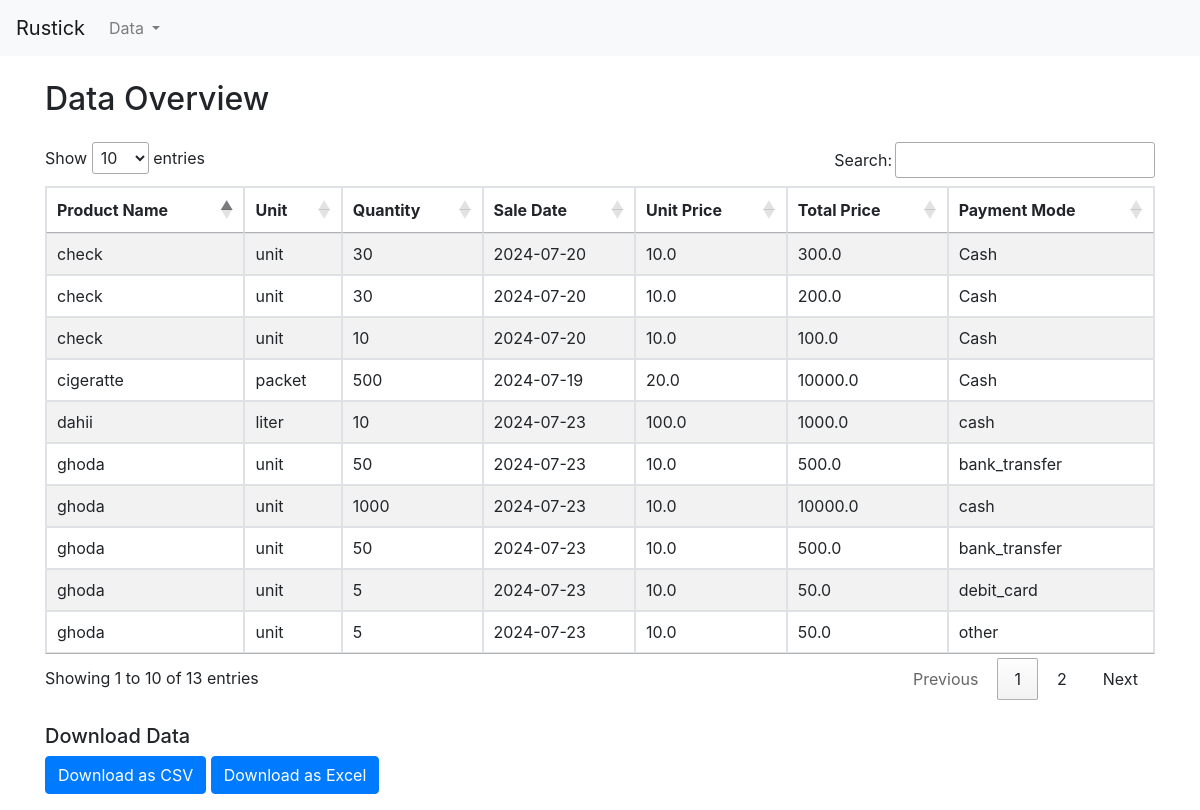
/view_by_transaction_modes, run on the app's committed database.
### models.py (models this page shows)
class Sale(db.Model):
    id = db.Column(db.Integer, primary_key=True)
    product_name = db.Column(db.String(100), nullable=False)
    unit = db.Column(db.String(100), nullable=False)
    quantity = db.Column(db.Integer, nullable=False)
    sale_date = db.Column(db.Date, nullable=False)
    unit_price = db.Column(db.Float, nullable=False)
    total_price = db.Column(db.Float, nullable=False)
    payment_mode = db.Column(db.String(100), nullable=False)  # Add this line
    user_id = db.Column(db.Integer, db.ForeignKey('user.id'), nullable=False)

### app.py (the view)
@app.route('/view_by_transaction_modes')
def view_by_transaction_modes():
    mode = request.args.get('mode')
    if mode:
        sales_data = Sale.query.filter_by(payment_mode=mode).all()
    else:
        sales_data = Sale.query.all()
    columns = ['Product Name', 'Unit', 'Quantity', 'Sale Date', 'Unit Price', 'Total Price', 'Payment Mode']
    records = [[s.product_name, s.unit, s.quantity, s.sale_date, s.unit_price, s.total_price, s.payment_mode] for s in sales_data]
    return render_template('data.html', columns=columns, records=records)

### templates/data.html (shortened to what this page needs)
<!DOCTYPE html>
<html lang="en">
<head>
    <link href="https://stackpath.bootstrapcdn.com/bootstrap/4.5.2/css/bootstrap.min.css" rel="stylesheet">
    <link rel="stylesheet" type="text/css" href="https://cdn.datatables.net/1.10.24/css/jquery.dataTables.css">
</head>
<body>
    <nav class="navbar navbar-expand-lg navbar-light bg-light">
        <a class="navbar-brand" href="{{ url_for('dashboard') }}">Rustick</a>
        <div class="collapse navbar-collapse" id="navbarNav">
            <ul class="navbar-nav">
                <li class="nav-item dropdown">
                    <a class="nav-link dropdown-toggle" href="#" id="dataDropdown" role="button" data-toggle="dropdown" aria-haspopup="true" aria-expanded="false">
                        Data
                    </a>
                </li>
            </ul>
        </div>
    </nav>
    <div class="container mt-4">
        {% block content %}
        <h2 class="mb-4">Data Overview</h2>
        {% if columns and records %}
        <table id="dataTable" class="table table-striped table-bordered">
            <thead>
                <tr>
                    {% for col in columns %}
                    <th>{{ col }}</th>
                    {% endfor %}
                </tr>
            </thead>
            <tbody>
                {% for record in records %}
                <tr>
                    {% for value in record %}
                    <td>{{ value }}</td>
                    {% endfor %}
                </tr>
                {% endfor %}
            </tbody>
        </table>
        {% else %}
        <p>No data available.</p>
        {% endif %}
        <div class="mt-4">
            <h5>Download Data</h5>
            <p>
                <a class="btn btn-primary" href="{{ url_for('download_csv', data_type=download_data_type) }}">Download as CSV</a>
                <a class="btn btn-primary" href="{{ url_for('download_excel', data_type=download_data_type) }}">Download as Excel</a>
            </p>
        </div>
        {% endblock %}
    </div>
</body>
</html>

### data on the page
Sale: product_name "cigeratte", unit "packet", quantity "500", sale_date "2024-07-19", unit_price "20.0", total_price "10000.0", payment_mode "Cash"
Sale: product_name "check", unit "unit", record "30", sale_date "2024-07-20", unit_price "10.0", total_price "300.0", payment_mode "Cash"
Sale: product_name "check", unit "unit", record "30", sale_date "2024-07-20", unit_price "10.0", total_price "200.0", payment_mode "Cash"
Sale: product_name "check", unit "unit", record "10", sale_date "2024-07-20", unit_price "10.0", total_price "100.0", payment_mode "Cash"
Sale: product_name "dahii", unit "liter", record "10", sale_date "2024-07-23", unit_price "100.0", total_price "1000.0", payment_mode "cash"
Sale: product_name "ghoda", unit "unit", record "50", sale_date "2024-07-23", unit_price "10.0", total_price "500.0", payment_mode "bank_transfer"
Sale: product_name "ghoda", unit "unit", quantity "1000", sale_date "2024-07-23", unit_price "10.0", total_price "10000.0", payment_mode "cash"
Sale: product_name "ghoda", unit "unit", record "50", sale_date "2024-07-23", unit_price "10.0", total_price "500.0", payment_mode "bank_transfer"
Sale: product_name "ghoda", unit "unit", record "5", sale_date "2024-07-23", unit_price "10.0", total_price "50.0", payment_mode "debit_card"
Sale: product_name "ghoda", unit "unit", record "5", sale_date "2024-07-23", unit_price "10.0", total_price "50.0", payment_mode "other"

### other printed values
{{ col }} "Product Name" "Unit" "Quantity" "Sale Date" "Unit Price" "Total Price" "Payment Mode"
